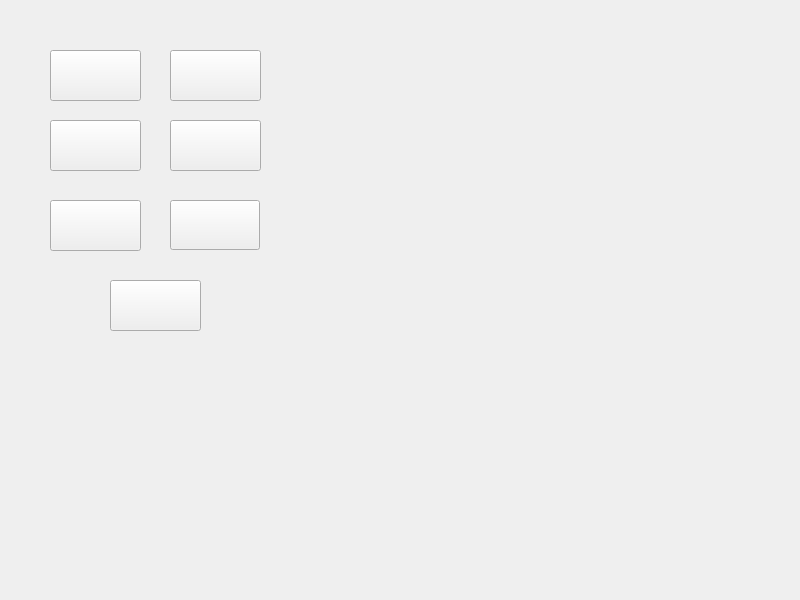
<?xml version="1.0" encoding="UTF-8"?>
<ui version="4.0">
 <class>MainWindow</class>
 <widget class="QMainWindow" name="MainWindow">
  <property name="geometry">
   <rect>
    <x>0</x>
    <y>0</y>
    <width>800</width>
    <height>600</height>
   </rect>
  </property>
  <property name="windowTitle">
   <string>Моя Новелла</string>
  </property>
  <widget class="QWidget" name="centralWidget">
   <widget class="QPushButton" name="startButton">
    <property name="geometry">
     <rect>
      <x>170</x>
      <y>200</y>
      <width>90</width>
      <height>50</height>
     </rect>
    </property>
    <property name="text">
     <string/>
    </property>
   </widget>
   <widget class="QPushButton" name="preferenceButton">
    <property name="geometry">
     <rect>
      <x>110</x>
      <y>280</y>
      <width>91</width>
      <height>51</height>
     </rect>
    </property>
    <property name="text">
     <string/>
    </property>
   </widget>
   <widget class="QPushButton" name="achievmentButton">
    <property name="geometry">
     <rect>
      <x>170</x>
      <y>50</y>
      <width>91</width>
      <height>51</height>
     </rect>
    </property>
    <property name="text">
     <string/>
    </property>
   </widget>
   <widget class="QPushButton" name="galleryButton">
    <property name="geometry">
     <rect>
      <x>50</x>
      <y>120</y>
      <width>91</width>
      <height>51</height>
     </rect>
    </property>
    <property name="text">
     <string/>
    </property>
   </widget>
   <widget class="QPushButton" name="saveButton">
    <property name="geometry">
     <rect>
      <x>50</x>
      <y>50</y>
      <width>91</width>
      <height>51</height>
     </rect>
    </property>
    <property name="text">
     <string/>
    </property>
   </widget>
   <widget class="QPushButton" name="loadButton">
    <property name="geometry">
     <rect>
      <x>50</x>
      <y>200</y>
      <width>91</width>
      <height>51</height>
     </rect>
    </property>
    <property name="text">
     <string/>
    </property>
   </widget>
   <widget class="QPushButton" name="exitButton">
    <property name="geometry">
     <rect>
      <x>170</x>
      <y>120</y>
      <width>91</width>
      <height>51</height>
     </rect>
    </property>
    <property name="text">
     <string/>
    </property>
   </widget>
   <zorder>preferenceButton</zorder>
   <zorder>achievmentButton</zorder>
   <zorder>galleryButton</zorder>
   <zorder>saveButton</zorder>
   <zorder>loadButton</zorder>
   <zorder>exitButton</zorder>
   <zorder>startButton</zorder>
  </widget>
 </widget>
 <layoutdefault spacing="6" margin="11"/>
 <resources/>
 <connections/>
</ui>
